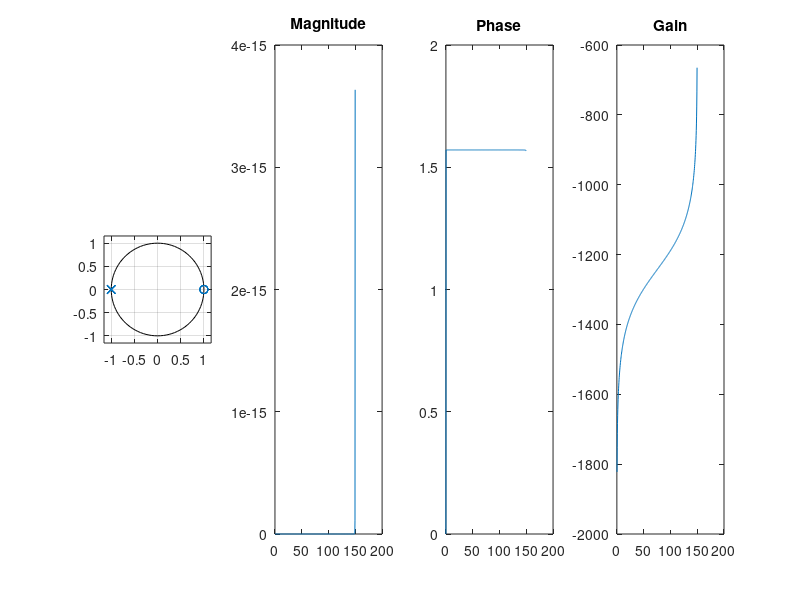

This chart was generated by the following MATLAB code:
fs=100;
fp=110;
a1=10;
a2=20;
Fs=300;
wp=(2*pi*fp)/Fs;
ws=(2*pi*fs)/Fs;
Wp=2*Fs*tan(wp/2);
Ws=2*Fs*tan(ws/2);
[N,Wc]=buttord(Wp,Ws,a1,a2,'s')
[b,a]=butter(N,Wc,'high','s')
[bz,az]=bilinear(b,a,Fs);
H=tf(bz,az,-1)

subplot(141)
zplane(bz,az)
[H2,f]=freqz(bz,az,512,Fs)
subplot(142)
plot(f,abs(H2))
title('Magnitude')
subplot(143)
plot(f,angle(H2))
title('Phase')
subplot(144)
Gain=20*log(abs(H2))
plot(f,Gain)
title('Gain')
